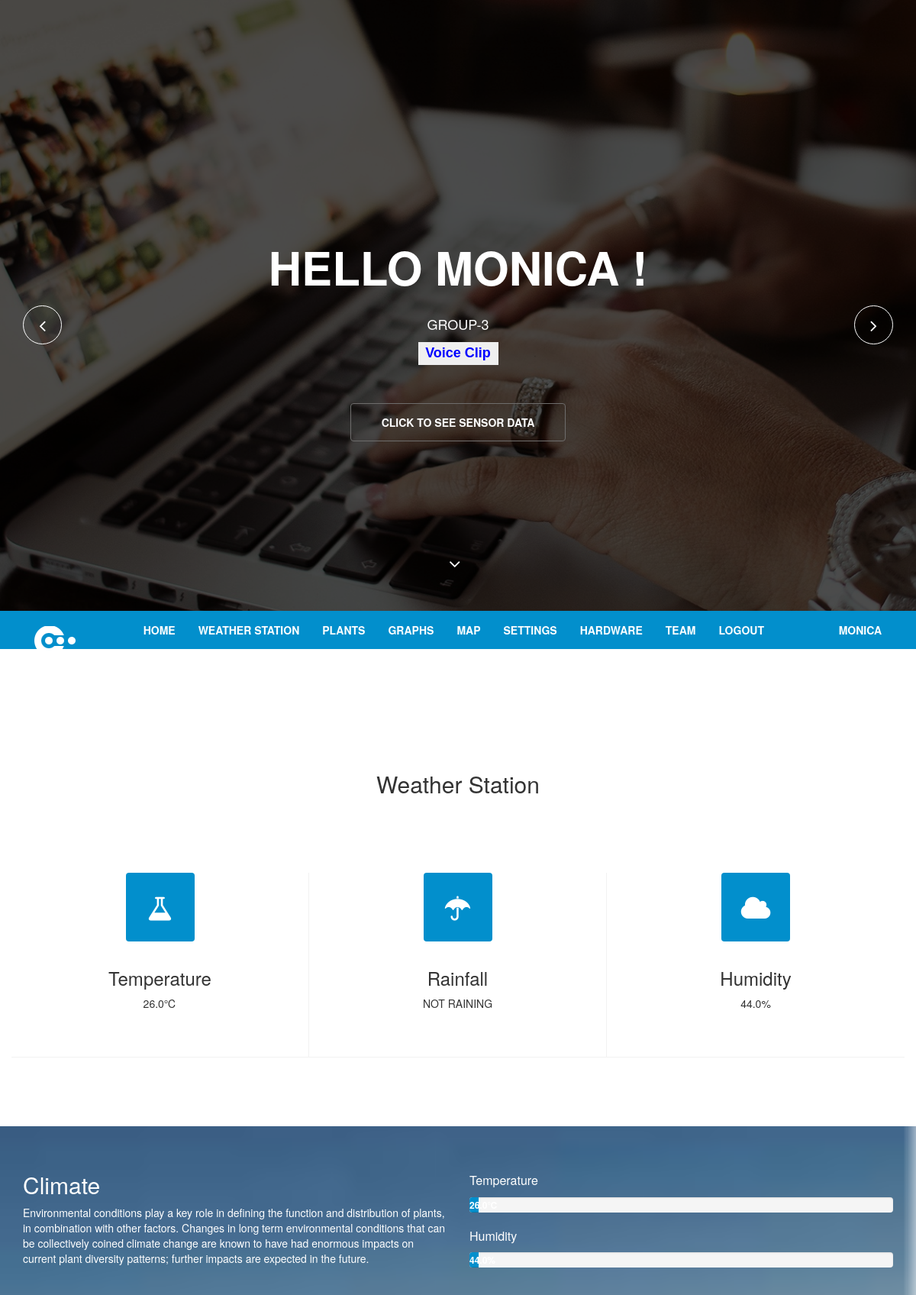
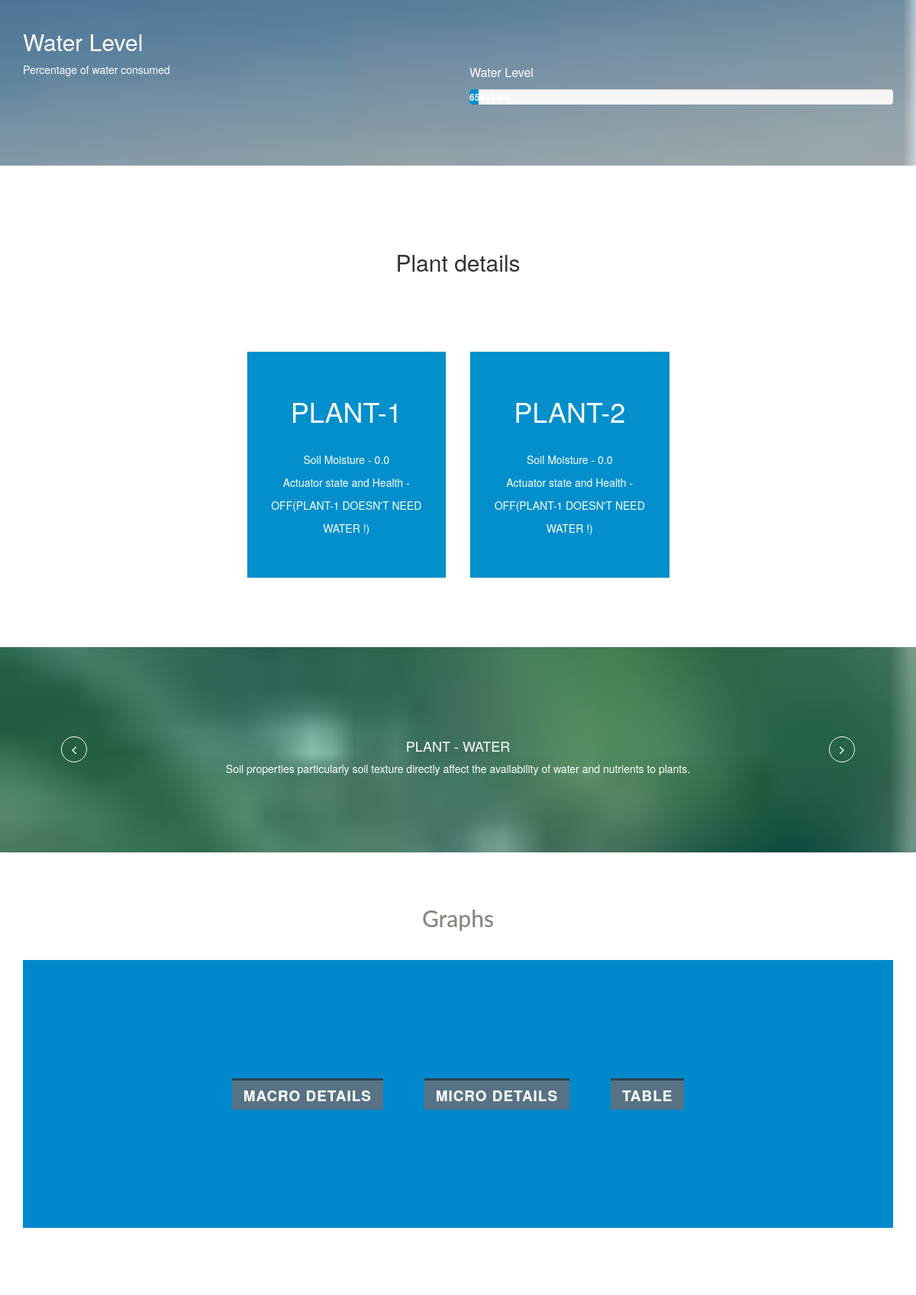
The app's page /sensors/display/ (signed in, upper part) with its own data (2 pictures, top to bottom).
### sensors/models.py (models this page shows, shortened)
class plantdetails(models.Model):
	idOfPlant = models.ForeignKey(plant,on_delete=models.CASCADE,default=0)
	soilmoisture=models.FloatField(default=0)
	actuatorstate=models.CharField(max_length=50)
	dateAndTime=models.CharField(max_length=255)
	temperature = models.FloatField(default=0)
	humidity = models.FloatField(default=0)
	waterlevel=models.FloatField(default=0)
	rainfall=models.CharField(max_length=50)
	ms=models.FloatField(default=0)
	msdisplay=models.CharField(max_length=50)

### sensors/views.py (the view)
def new_disp(request):
	det = plant.objects.get(pk=11)
	a=plantdetails.objects.filter(idOfPlant=det.id)[::-1]
	plant1=a[0]
	det1 = plant.objects.get(pk=12)
	b=plantdetails.objects.filter(idOfPlant=det1.id)[::-1]
	plant2=b[0]
	p=plant.objects.all()
	return render(request ,'sensors/template/index.html',{'p':p,'plant1':plant1,'plant2':plant2,'user':request.user})

### sensors/templates/sensors/template/index.html (shortened to what this page needs)
<!DOCTYPE html>
{% load staticfiles %}
<html lang="en">
<head>
  <link type="text/css" href="{% static 'sensors/css/bootstrap.min.css' %}" rel="stylesheet">
  <link type="text/css" href="{% static 'sensors/css/animate.min.css' %}" rel="stylesheet">
  <link type="text/css" href="{% static 'sensors/css/font-awesome.min.css' %}" rel="stylesheet">
  <link type="text/css" href="{% static 'sensors/css/lightbox.css' %}" rel="stylesheet">
  <link type="text/css" href="{% static 'sensors/css/main.css' %}" rel="stylesheet">
  <link type="text/css" id="css-preset" href="{% static 'sensors/css/presets/preset1.css' %}" rel="stylesheet">
  <link type="text/css" href="{% static 'sensors/css/responsive.css' %}" rel="stylesheet">
    <link rel="stylesheet" href="https://maxcdn.bootstrapcdn.com/bootstrap/3.3.7/css/bootstrap.min.css">
</head>
<body>
  <header id="home">
    <div id="home-slider" class="carousel slide carousel-fade" data-ride="carousel">
      <div class="carousel-inner">
        <div class="item active" style="background-image: url({% static 'sensors/images/slider/1.jpg' %})">
          <div class="caption">
	    <h1 class="animated fadeInLeftBig">Hello {{ user }} !</h1>
		<p class="animated fadeInRightBig">GROUP-3</p>
            <p class="animated fadeInRightBig" ><input class="button" id="myButton" onclick='responsiveVoice.speak("Hello {{user}} Welcome to Plant Management   here is your curent plant status temperaturer is {{plant1.temperature}} degrees              humidity is {{plant1.humidity}} percentage            water level is {{plant1.waterlevel}} centimeter               rainfall status {{plant1.rainfall}}            ");' type='button' value='Voice Clip' /></p>
            <a data-scroll class="btn btn-start animated fadeInUpBig" href="#services">Click to see sensor data</a>
          </div>
        </div>
      </div>
      <a class="left-control" href="#home-slider" data-slide="prev"><i class="fa fa-angle-left"></i></a>
      <a class="right-control" href="#home-slider" data-slide="next"><i class="fa fa-angle-right"></i></a>
      <a id="tohash" href="#services"><i class="fa fa-angle-down"></i></a>
    </div>
    <div class="main-nav">
      <div class="container">
        <div class="navbar-header">
	<a class="navbar-brand" href="index.html">
            <h1><img class="img-responsive" src="{% static 'sensors/images/logo1.png' %}" alt="logo"></h1>
          </a>
        </div>
        <div class="collapse navbar-collapse">
          <ul class="nav navbar-nav navbar-right">
            <li class="scroll"><a href="#home">Home</a></li>
            <li class="scroll"><a href="#services">Weather Station</a></li>
            <li class="scroll"><a href="#pricing">Plants</a></li>
	    <li class="scroll"><a href="#blog">Graphs</a></li>
            <li class="scroll"><a href="#contact">Map</a></li>
            <li class="scroll"><a href="/sensors/display/set/">Settings</a></li>
            <li class="scroll"><a href="#portfolio">Hardware</a></li>
            <li class="scroll"><a href="#team">Team</a></li>
	    <li class="scroll"><a href="/sensors/home/">Logout</a></li>
	    <li class="scroll" align="right" id="user"><a href="#user">&emsp;&nbsp;&emsp; &emsp;&nbsp;&emsp;{{user}}</a></li>
          </ul>
        </div>
      </div>
    </div>
  </header>
  <br>
  <br>
  <section >
    <div class="container">
      <div class="heading wow fadeInUp" data-wow-duration="1000ms" data-wow-delay="300ms">
        <div class="row">
          <div class="text-center col-sm-8 col-sm-offset-2">
            <h2 >Weather Station</h2>
          </div>
        </div>
      </div>
      <div class="text-center our-services">
        <div class="row">
          <div class="col-sm-4 wow fadeInDown" data-wow-duration="1000ms" data-wow-delay="300ms">
            <div class="service-icon">
              <i class="fa fa-flask"></i>
            </div>
            <div class="service-info">
              <h3>Temperature</h3>
              <p>{{plant1.temperature}}&#8451;</p>
            </div>
          </div>
          <div class="col-sm-4 wow fadeInDown" data-wow-duration="1000ms" data-wow-delay="450ms">
            <div class="service-icon">
              <i class="fa fa-umbrella"></i>
            </div>
            <div class="service-info">
              <h3>Rainfall</h3>
              <p>{{plant1.rainfall}}</p>
            </div>
          </div>
          <div class="col-sm-4 wow fadeInDown" data-wow-duration="1000ms" data-wow-delay="550ms">
            <div class="service-icon">
              <i class="fa fa-cloud"></i>
            </div>
            <div class="service-info">
              <h3>Humidity</h3>
              <p>{{plant1.humidity}}%</p>
            </div>
          </div>
      </div>
    </div>
  </section>
  <section id="about-us" class="parallax">
    <div class="container">
      <div class="row">
        <div class="col-sm-6">
          <div class="about-info wow fadeInUp" data-wow-duration="1000ms" data-wow-delay="300ms">
            <h2>Climate</h2>
            <p>Environmental conditions play a key role in defining the function and distribution of plants, in combination with other factors. Changes in long term environmental conditions that can be collectively coined climate change are known to have had enormous impacts on current plant diversity patterns; further impacts are expected in the future.</p>
          </div>
          <div class="about-info wow fadeInUp" data-wow-duration="1000ms" data-wow-delay="300ms">
            <h2><br><br>Water Level</h2>
            <p>Percentage of water consumed</p>
          </div>
        </div>
        <div class="col-sm-6">
          <div class="our-skills wow fadeInDown" data-wow-duration="1000ms" data-wow-delay="300ms">
            <div class="single-skill wow fadeInDown" data-wow-duration="1000ms" data-wow-delay="400ms">
              <p class="lead">Temperature</p>
              <div class="progress">
                <div class="progress-bar progress-bar-primary six-sec-ease-in-out" role="progressbar"  aria-valuetransitiongoal="{{plant1.temperature}}">{{plant1.temperature}}&#8451;</div>
              </div>
            </div>
            <div class="single-skill wow fadeInDown" data-wow-duration="1000ms" data-wow-delay="300ms">
              <p class="lead">Humidity</p>
              <div class="progress">
                <div class="progress-bar progress-bar-primary six-sec-ease-in-out" role="progressbar"  aria-valuetransitiongoal="{{plant1.humidity}}">{{plant1.humidity}}%</div>
              </div>
            </div>
            <div> <br> <br><br><br><br> </div>
            <div class="single-skill wow fadeInDown" data-wow-duration="1000ms" data-wow-delay="500ms">
              <p class="lead">Water Level</p>
              <div class="progress">
                <div class="progress-bar progress-bar-primary six-sec-ease-in-out" role="progressbar"  aria-valuetransitiongoal="{{plant1.waterlevel}}">{{plant1.waterlevel}}%</div>
              </div>
            </div>
          </div>
        </div>
      </div>
    </div>
  </section>
  <section id="pricing">
    <div class="container">
      <div class="row">
        <div class="heading text-center col-sm-8 col-sm-offset-2 wow fadeInUp" data-wow-duration="1200ms" data-wow-delay="300ms">
          <h2>Plant details</h2>
        </div>
      </div>
      <div class="pricing-table">
        <div class="row">
          <div class="col-sm-3">
          </div>
          <div class="col-sm-3">
            <div class="single-table featured wow flipInY" data-wow-duration="1000ms" data-wow-delay="800ms">
              <div class="price">
                PLANT-1
              </div>
              <ul>
                <li>Soil Moisture - {{plant1.soilmoisture}}</li>
                <li>Actuator state and Health -{{plant1.actuatorstate}}</li>
              </ul>
            </div>
          </div>
          <div class="col-sm-3">
            <div class="single-table featured wow flipInY" data-wow-duration="1000ms" data-wow-delay="800ms">
              <div class="price">
                PLANT-2
              </div>
              <ul>
                <li>Soil Moisture - {{plant2.soilmoisture}}</li>
                <li>Actuator state and Health -{{plant2.actuatorstate}}</li>
              </ul>
            </div>
          </div>
        </div>
      </div>
    </div>
  </section>
  <section id="twitter" class="parallax">
    <div>
      <a class="twitter-left-control" href="#twitter-carousel" role="button" data-slide="prev"><i class="fa fa-angle-left"></i></a>
      <a class="twitter-right-control" href="#twitter-carousel" role="button" data-slide="next"><i class="fa fa-angle-right"></i></a>
      <div class="container">
        <div class="row">
          <div class="col-sm-8 col-sm-offset-2">
            <div class="text-center">
              <h4>PLANT - WATER</h4>
            </div>
            <div id="twitter-carousel" class="carousel slide" data-ride="carousel">
              <div class="carousel-inner">
                <div class="item active wow fadeIn" data-wow-duration="1000ms" data-wow-delay="300ms">
                  <p>Soil properties particularly soil texture directly affect the availability of water and nutrients to plants.</p>
                </div>
              </div>
            </div>
          </div>
        </div>
      </div>
    </div>
  </section>
<div class="container">
			<div class="codrops-top clearfix">
				<a class="codrops-icon codrops-icon-prev" href="http://tympanus.net/Development/3DEffectMobileShowcase/"></a>
				<span class="right"><a class="codrops-icon codrops-icon-drop" href="http://tympanus.net/codrops/?p=16182"></a></span>
			</div>
			<header id="blog">
				<center><h2>Graphs</h2></center>
			</header>
			<section class="color-1">
				<nav class="cl-effect-20">
					<a href="/sensors/display/macrographs/" target="_blank"><span data-hover="Show graph"><b>MACRO DETAILS</b></span></a>
					<a href="/sensors/display/soilmoisture/" target="_blank"><span data-hover="Show graph"><b>MICRO DETAILS</b></span></a>
					<a href="/sensors/display/table/" target="_blank"><span data-hover="Show"><b>Table</b></span></a>
				</nav>
			</section>
		</div>
  <section>
  </section>
</body>
</html>

### sensors/templates/sensors/template/index.html (style rules this page uses)
article,aside,details,figcaption,figure,footer,header,hgroup,main,nav,section,summary { display:block; }
html { font-family:sans-serif;-ms-text-size-adjust:100%;-webkit-text-size-adjust:100%; }
body { margin:0; }
h1 { font-size:2em;margin:0.67em 0; }
b,strong { font-weight:bold; }
img { border:0; }
button,input,select,textarea { font-family:inherit;font-size:100%;margin:0; }
button,input { line-height:normal; }
button,html input[type="button"],input[type="reset"],input[type="submit"] { -webkit-appearance:button;cursor:pointer; }
*, *:after, *::before { -webkit-box-sizing: border-box; -moz-box-sizing: border-box; box-sizing: border-box; }
body { font-family: 'Raleway', sans-serif; }
nav a { position: relative; display: inline-block; margin: 15px 25px; outline: none; color: #fff; text-decoration: none; text-transform: uppercase; letter-spacing: 1px; font-weight: 400; text-shadow: 0 0 1px rgba(255,255,255,0.3); font-size: 1.35em; }
.cl-effect-20 a { line-height: 2em; -webkit-perspective: 800px; -moz-perspective: 800px; perspective: 800px; }
.cl-effect-20 a span { position: relative; display: inline-block; padding: 3px 15px 0; background: #587285; box-shadow: inset 0 3px #2f4351; -webkit-transition: background 0.6s; -moz-transition: background 0.6s; transition: background 0.6s; -webkit-transform-origin: 50% 0; -moz-transform-origin: 50% 0; transform-origin: 50% 0; -webkit-transform-style: preserve-3d; -moz-transform-style: preserve-3d; transform-style: preserve-3d; -webkit-transform-origin: 0% 50%; -moz-transform-origin: 0% 50%; transform-origin: 0% 50%; }
.cl-effect-20 a span::before { position: absolute; top: 0; left: 0; width: 100%; height: 100%; background: #006699; color: #ffffff; content: attr(data-hover); -webkit-transform: rotateX(270deg); -moz-transform: rotateX(270deg); transform: rotateX(270deg); -webkit-transition: -webkit-transform 0.6s; -moz-transition: -moz-transform 0.6s; transition: transform 0.6s; -webkit-transform-origin: 0 0; -moz-transform-origin: 0 0; transform-origin: 0 0; pointer-events: none; }
.container > header, .codrops-top { font-family: 'Lato', Arial, sans-serif; }
.container > header { margin: 0 auto; padding: 2em; text-align: center; color: #89867e; }
.codrops-top { background: #fff; background: rgba(255, 255, 255, 0.6); text-transform: uppercase; width: 100%; font-size: 0.69em; line-height: 2.2; }
.codrops-top a { text-decoration: none; padding: 0 1em; letter-spacing: 0.1em; color: #888; display: inline-block; }
.codrops-top span.right { float: right; }
.codrops-top span.right a { float: left; display: block; }
.codrops-icon:before { font-family: 'codropsicons'; margin: 0 4px; speak: none; font-style: normal; font-weight: normal; font-variant: normal; text-transform: none; line-height: 1; -webkit-font-smoothing: antialiased; }
.codrops-icon-drop:before { content: "\e001"; }
.codrops-icon-prev:before { content: "\e004"; }
.container > section { margin: 0 auto; padding: 10em 3em; text-align: center; }
.color-1 { background: #0088cc; }
.button { width:105px; height: 30px; background-image:url('tiny_.gif'); line-height: 20px; padding-bottom: 2px; vertical-align: middle; font-family: "Lucida Grande", Geneva, Verdana, Arial, Helvetica, sans-serif; font-size: 18px; font-weight: bold; text-transform: none; border:1px solid transparent; color:blue; }

### records on screen
plantdetails: temperature "26.0", rainfall "NOT RAINING", humidity "44.0", waterlevel "65451.0", soilmoisture "0.0", actuatorstate "OFF(PLANT-1 DOESN'T NEED WATER !)"
plantdetails: soilmoisture "0.0", actuatorstate "OFF(PLANT-1 DOESN'T NEED WATER !)"

### other values on screen
{{ user }} "MONICA"
